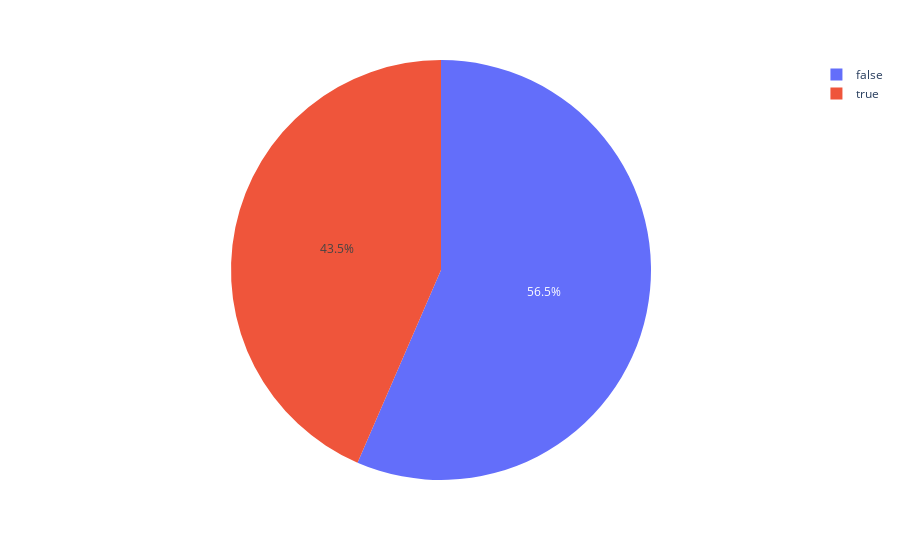

Notebook cell for this chart:
### Code cell
import plotly.express as px

# Count the occurrences of each unique value in the column
counts = df['is_metal'].value_counts()

# Create a Pie Chart
fig = px.pie(counts, values='count', names=counts.index)

# Show the plot
fig.show()

### Figure 1 — Plotly figure (JSON) as saved in the notebook; plotly's stock layout.template omitted (floating-point values rounded to 4 significant figures)
{"data": [{"domain": {"x": [0, 1], "y": [0, 1]}, "hovertemplate": "is_metal=%{label}<br>count=%{value}<extra></extra>", "labels": [false, true], "legendgroup": "", "name": "", "showlegend": true, "type": "pie", "values": [59962, 46151]}], "layout": {"legend": {"tracegroupgap": 0}, "margin": {"t": 60}}}
